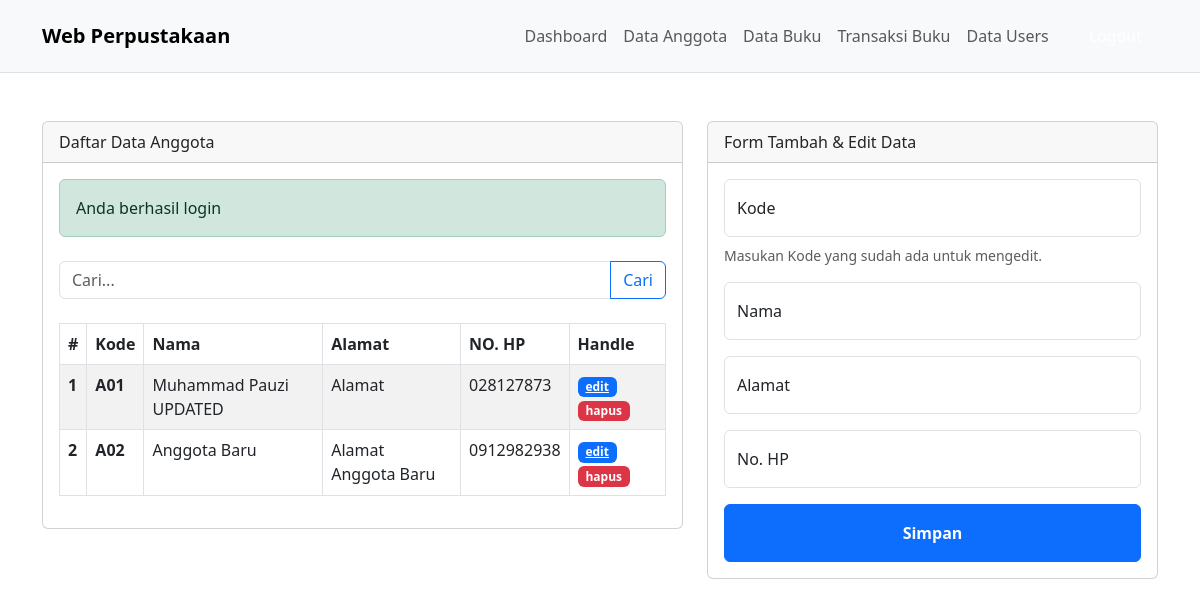
Screenshot of /anggota.php (signed in) with the database file from the repository.
### tables this page shows
CREATE TABLE `anggota` (
  `id` int NOT NULL AUTO_INCREMENT,
  `kode` char(5) NOT NULL,
  `nama` varchar(128) NOT NULL,
  `alamat` varchar(128) NOT NULL,
  `no_hp` char(20) NOT NULL,
  PRIMARY KEY (`id`),
  UNIQUE KEY `kode` (`kode`)
);

### mysql.php (called while the page is built, shortened)
<?php
$servername = "localhost";
$username = "root";
$password = "";
$dbname = "db_perpustakaan";
$conn = mysqli_connect($servername, $username, $password, $dbname);
function getConn()
{
    global $conn;
    return $conn;
}

### global.php (called while the page is built, shortened)
<?php
function query($sql)
{
    return getConn()->query($sql);
}

### anggota.php (the view, shortened to what this page needs)
<?php
require 'mysql.php';
require 'global.php';
require 'templates/dashboard/header.php';
require 'templates/dashboard/navbar.php';
$sqlQuerySearch = '';
$keyword = isset($_POST['keyword']) ? $_POST['keyword'] : '';
$sql = "SELECT * FROM anggota" . $sqlQuerySearch;
$anggotas = query($sql)->fetch_all(MYSQLI_ASSOC);
?>
<div class="container py-5">
    <div class="row">
        <div class="col-md-7">
            <div class="card">
                <div class="card-header">Daftar Data Anggota</div>
                <div class="card-body">
                    <?php require 'templates/alert.php' ?>
                    <form action="" class="py-2" method="post">
                        <div class="input-group mb-3">
                            <input type="text" class="form-control" placeholder="Cari..." name="keyword" value="<?= $keyword ?>" />
                            <button class="btn btn-outline-primary" type="submit" name="search" value="1">Cari</button>
                        </div>
                    </form>
                    <table class="table table-bordered table-striped">
                        <thead>
                            <tr>
                                <th scope="col">#</th>
                                <th scope="col">Kode</th>
                                <th scope="col">Nama</th>
                                <th scope="col">Alamat</th>
                                <th scope="col">NO. HP</th>
                                <th scope="col">Handle</th>
                            </tr>
                        </thead>
                        <tbody>
                            <?php $no = 1; ?>
                            <?php foreach ($anggotas as $anggota) : ?>
                                <tr>
                                    <th scope="row"><?= $no++; ?></th>
                                    <td>
                                        <span class="fw-bold"><?= $anggota['kode']; ?></span>
                                    </td>
                                    <td><?= $anggota['nama']; ?></td>
                                    <td><?= $anggota['alamat']; ?></td>
                                    <td><?= $anggota['no_hp']; ?></td>
                                    <td>
                                        <a href="#" onclick="
                                        document.getElementById('kode').value = '<?= $anggota['kode']; ?>';
                                        document.getElementById('nama').value = '<?= $anggota['nama']; ?>';
                                        document.getElementById('alamat').value = '<?= $anggota['alamat']; ?>';
                                        document.getElementById('no_hp').value = '<?= $anggota['no_hp']; ?>';
                                        " class="badge text-bg-primary">edit</a>
                                        <form action="" method="post" class="d-inline-block">
                                            <button name="hapus" class="badge text-bg-danger border-0">hapus</button>
                                        </form>
                                    </td>
                                </tr>
                            <?php endforeach; ?>
                        </tbody>
                    </table>
                </div>
            </div>
        </div>
        <div class="col-md-5">
            <div class="card">
                <div class="card-header">
                    Form Tambah & Edit Data
                </div>
                <div class="card-body">
                    <form action="" method="POST">
                        <div class="form-floating">
                            <input type="text" class="form-control" id="kode" name="kode" placeholder="-" value="<?= $_POST['kode'] ?? ''; ?>" maxlength="3">
                            <label for="kode">Kode</label>
                        </div>
                        <small class="text-muted mb-3 d-block mt-2">Masukan Kode yang sudah ada untuk mengedit.</small>
                        <div class="form-floating mb-3">
                            <input type="text" class="form-control" id="nama" name="nama" placeholder="-" value="<?= $_POST['nama'] ?? ''; ?>">
                            <label for="nama">Nama</label>
                        </div>
                        <div class="form-floating mb-3">
                            <input type="text" class="form-control" id="alamat" name="alamat" placeholder="-" value="<?= $_POST['alamat'] ?? ''; ?>">
                            <label for="alamat">Alamat</label>
                        </div>
                        <div class="form-floating mb-3">
                            <input type="text" class="form-control" id="no_hp" name="no_hp" placeholder="-" value="<?= $_POST['no_hp'] ?? ''; ?>">
                            <label for="no_hp">No. HP</label>
                        </div>
                        <button name="tambah" class="btn btn-primary d-block mt-3 w-100 py-3 d-block fw-bold">Simpan</button>
                    </form>
                </div>
            </div>
        </div>
    </div>
</div>
<?php
require 'templates/dashboard/footer.php';
?>

### rows the page displays
anggota: kode "A01", nama "Muhammad Pauzi UPDATED", alamat "Alamat", no_hp "028127873"
anggota: kode "A02", nama "Anggota Baru", alamat "Alamat Anggota Baru", no_hp "0912982938"

### other values shown
$flash['message'] "Anda berhasil login"
